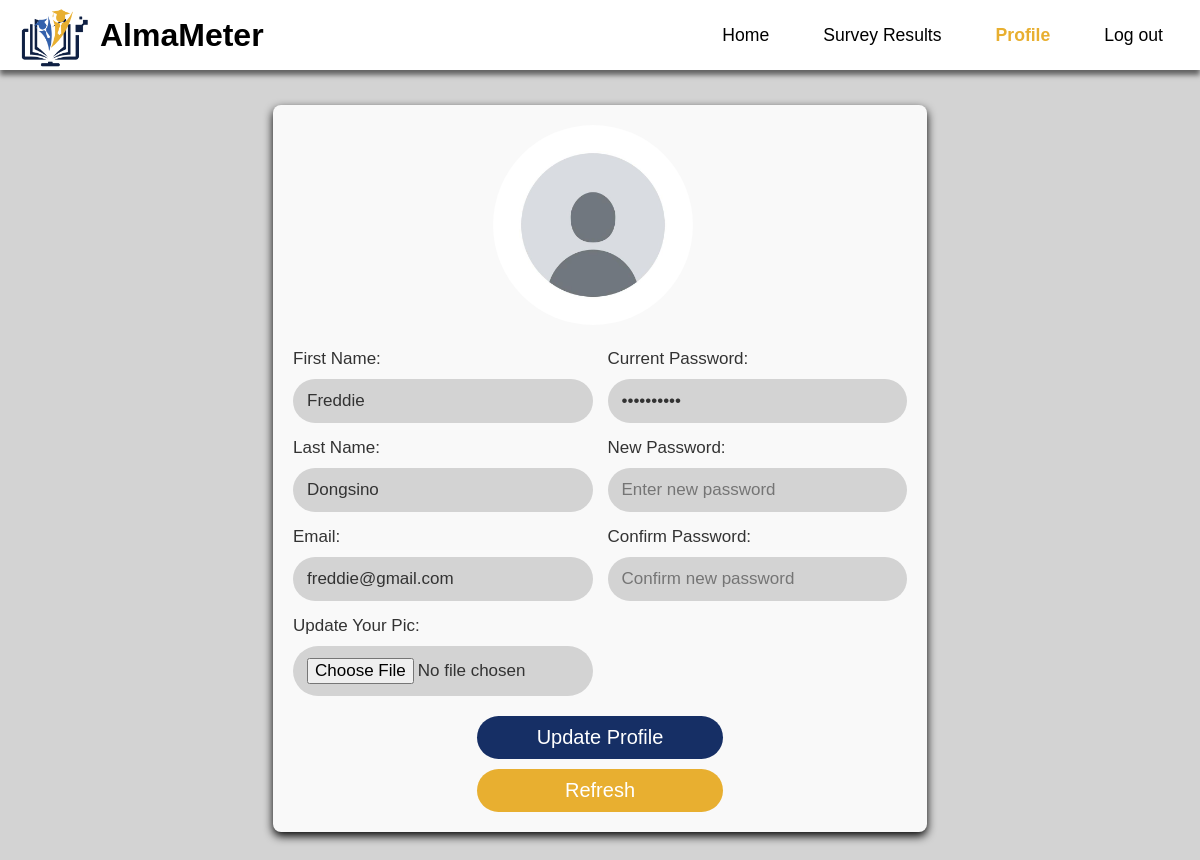
The page /student/php/update_profile.php (signed in) on the database its author committed.
### tables this page shows
CREATE TABLE `users` (
  `user_id` varchar(50) NOT NULL,
  `firstname` varchar(50) NOT NULL,
  `lastname` varchar(50) NOT NULL,
  `email` varchar(50) NOT NULL,
  `password` varchar(50) NOT NULL,
  `user_type` varchar(50) NOT NULL,
  `images` varbinary(1000) NOT NULL
);

### student/php/update_profile.php (the view, shortened to what this page needs)
<?php
include '../core/config.php';
$user_id = $_SESSION['user_id'];
$select = mysqli_query($conn, "SELECT * FROM `users` WHERE user_id = '$user_id'") or die('Query failed');
if (mysqli_num_rows($select) > 0) {
    $fetch = mysqli_fetch_assoc($select);
} else {
    $fetch = null;
}
?>
<!DOCTYPE html>
<html lang="en">
<head>
   <link rel="stylesheet" href="../assets/css/update_profile.css">
</head>
<body>
<header>
    <div class="logo-container">
        <img class="logo" src="../assets/images/white-logo.png" alt="logo">
        <h1>AlmaMeter</h1>
    </div>
    <nav class="nav-bar">
        <a href="home.php">Home</a>
        <a href="surveyresults.php">Survey Results</a>
        <a href="update_profile.php" class="active">Profile</a>
        <a href="../auth/logout.php" class="logout-button">Log out</a>
    </nav>
</header>
<div class="update-profile">
   <form action="" method="post" enctype="multipart/form-data">
      <?php
         if ($fetch !== null) {
             if ($fetch['images'] == '') {
                echo '<img src="profile-images/default-avatar.jpg">';
             } else {
                echo '<img src="profile-images/' . $fetch['images'] . '">';
             }
         } else {
             echo '<img src="profile-images/default-avatar.jpg">';
         }
      ?>
      <div class="flex">
         <div class="inputBox">
            <span>First Name:</span>
            <input type="text" name="update_firstname" value="<?php echo $fetch !== null ? $fetch['firstname'] : ''; ?>" class="box">
            <span>Last Name:</span>
            <input type="text" name="update_lastname" value="<?php echo $fetch !== null ? $fetch['lastname'] : ''; ?>" class="box">
            <span>Email:</span>
            <input type="email" name="update_email" value="<?php echo $fetch !== null ? $fetch['email'] : ''; ?>" class="box">
            <span>Update Your Pic:</span>
            <input type="file" name="update_image" accept="image/jpg, image/jpeg, image/png" class="box">
         </div>
         <div class="inputBox">
            <span>Current Password:</span>
            <input type="password" value="**********" readonly class="box">
            <span>New Password:</span>
            <input type="password" name="new_pass" placeholder="Enter new password" class="box">
            <span>Confirm Password:</span>
            <input type="password" name="confirm_pass" placeholder="Confirm new password" class="box">
         </div>
      </div>
      <input type="submit" value="Update Profile" name="update_profile" class="btn">
      <button type="button" class="refresh-btn" onclick="window.location.reload();">Refresh</button>
   </form>
</div>
</body>
</html>

### student/assets/css/update_profile.css (style rules this page uses)
:root { --blue:rgb(23, 23, 105); --dark-blue:#162F65; --red:#e74c3c; --dark-red:#c0392b; --black:#333; --white:rgb(255, 255, 255); --light-bg:#d3d3d3; --box-shadow:0 5px 10px rgba(0,0,0,.1); }
* { font-family: 'Century Gothic', sans-serif; margin:0; padding:0; box-sizing: border-box; outline: none; border: none; text-decoration: none; }
header { position: fixed; top: 0; left: 0; width: 100%; padding: 0px 20px; display: flex; justify-content: space-between; align-items: center; z-index: 99; background-color: white; box-shadow: 0px 5px 5px rgba(1, 1, 1, 0.537); z-index: 100; }
.logo-container { flex-shrink: 0; display: flex; align-items: center; justify-content: center; margin: 0; padding: 0; }
.logo-container h1 { margin-left: 10px; }
.logo { max-width: 70px; height: auto; margin: 0; }
.nav-bar { display: flex; align-items: center; border-bottom: 5px black; }
.nav-bar a { position: relative; font-size: 1.1em; font-weight: 500; text-decoration: none; margin-left: 20px; padding: 8px 15px; color: black; border: 2px solid transparent; border-radius: 25px; transition: background 0.3s ease, color 0.3s ease, border-color 0.3s ease; }
.nav-bar a.active { font-weight: 700; color: #E8AF30; }
.logout-button { display: inline-flex; justify-content: center; align-items: center; text-align: center; cursor: pointer; font-size: 1em; font-weight: 500; background: transparent; border: 2px solid transparent; border-radius: 25px; transition: background 0.3s ease, color 0.3s ease, border-color 0.3s ease; }
.btn, .refresh-btn { margin: 0 auto; width: 40%; border-radius: 25px; padding:10px 30px; color:var(--white); display: block; justify-content: center; align-items: center; text-align: center; cursor: pointer; font-size: 20px; margin-top: 10px; }
.btn { background-color: #162F65; }
.refresh-btn { background-color: #E8AF30; }
.update-profile { margin-top: 65px; min-height: 100vh; background-color: var(--light-bg); display: flex; align-items: center; justify-content: center; padding:20px; z-index: 2; }
.update-profile form { max-width: 1200px; margin: 20px auto 20px; padding: 20px; background-color: #f9f9f9; border-radius: 8px; box-shadow: 0px 4px 10px rgba(0, 0, 0, 1); }
.update-profile form img { height: 200px; width: 200px; border-radius: 50%; object-fit: cover; margin-bottom: 5px; margin-left: 200px; }
.update-profile form .flex { display: flex; justify-content: space-between; margin-bottom: 20px; gap:15px; }
.update-profile form .flex .inputBox { width: 49%; }
.update-profile form .flex .inputBox span { text-align: left; display: block; margin-top: 15px; font-size: 17px; color:var(--black); }
.update-profile form .flex .inputBox .box { width: 100%; border-radius: 25px; background-color: var(--light-bg); padding:12px 14px; font-size: 17px; color:var(--black); margin-top: 10px; }

### rows shown on the page
users: update_firstname "Freddie", update_lastname "Dongsino", update_email "freddie@gmail.com"
